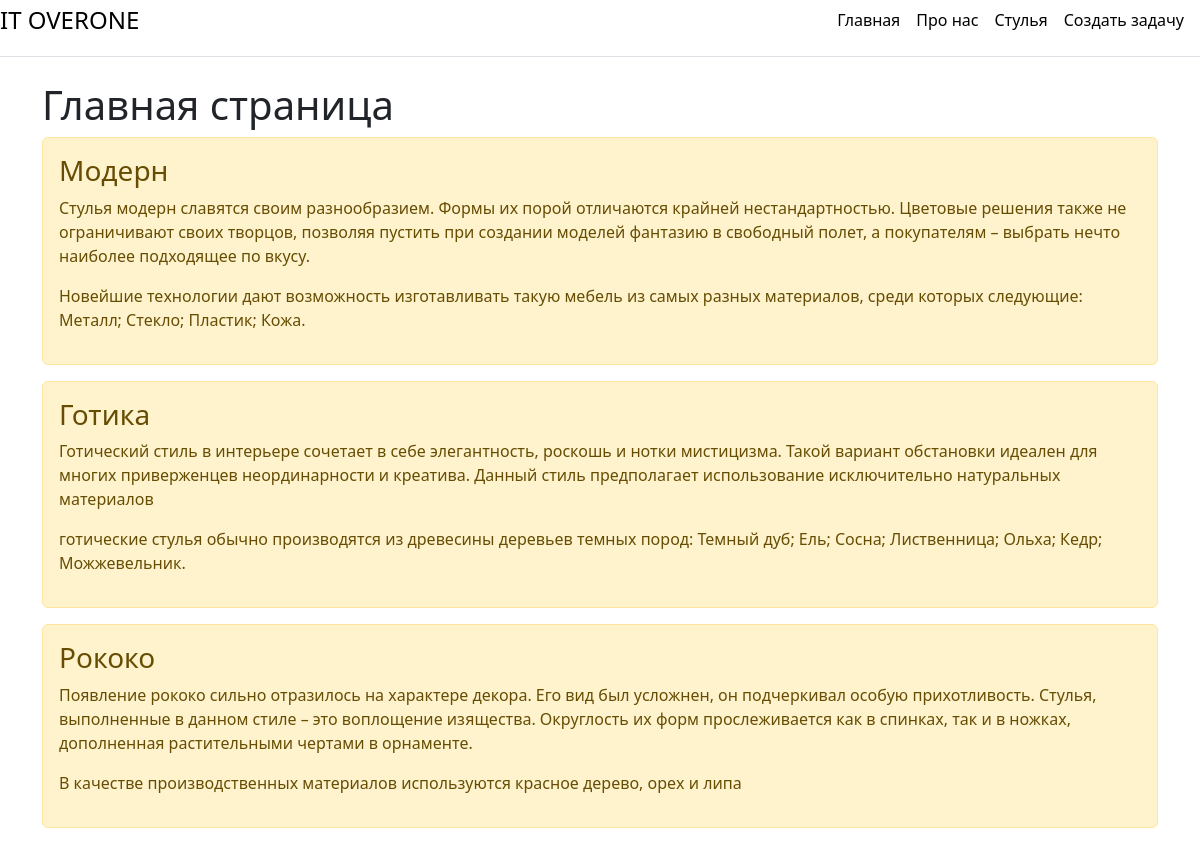
The page / on the database its author committed.
### main/models.py (models this page shows, shortened)
class Task(models.Model):
    title = models.CharField("Название", max_length=50)
    task = models.TextField("Описание")
    characteristic = models.TextField("Характеристики")
    color = models.CharField("Цвет", max_length=30)
    class Meta:
        verbose_name = "Задача"
        verbose_name_plural = "Задачи"

### main/views.py (the view)
# urls.py: path('', views.index, name='home'),
def index(request):
    tasks = Task.objects.all()
    return render(request, 'main/index.html', {'title': 'Главная страница', 'tasks': tasks})

### main/templates/main/index.html (shortened to what this page needs)
{% extends 'main/base.html' %}
{% block content %}
    <h1>Главная страница</h1>
    {% if tasks %}
    {% for el in tasks %}
    <div class="alert alert-warning mt-2">
        <h3>{{ el.title }}</h3>
        <p>{{ el.task }}</p>
        <p>{{ el.characteristic}}</p>
    </div>
    {% endfor %}
    {% else %}
    <p>У нас нет записей</p>
    {% endif %}
{% endblock %}

### main/templates/main/base.html (shortened to what this page needs)
<!doctype html>
<html lang="en">
<head>
    <link rel="stylesheet" href="https://cdn.jsdelivr.net/npm/bootstrap@5.3.2/dist/css/bootstrap.min.css">
</head>
<body>
        <div class="d-flex flex-column flex-md-row align-items-center pb-3 mb-4 border-bottom">
      <a href="/" class="d-flex align-items-center link-body-emphasis text-decoration-none">
        <span class="fs-4">IT OVERONE</span>
      </a>
      <nav class="d-inline-flex mt-2 mt-md-0 ms-md-auto">
        <a class="me-3 py-2 link-body-emphasis text-decoration-none" href="{% url 'home' %}">Главная</a>
        <a class="me-3 py-2 link-body-emphasis text-decoration-none" href="{% url 'about' %}">Про нас</a>
        <a class="me-3 py-2 link-body-emphasis text-decoration-none" href="/chair">Стулья</a>
        <a class="me-3 py-2 link-body-emphasis text-decoration-none" href="{% url 'create' %}">Создать задачу</a>
      </nav>
    </div>
    <div class="container">
        {% block content %}{% endblock %}
    </div>
</body>
</html>

### rows shown on the page
Task: title "Модерн", task "Стулья модерн славятся своим разнообразием. Формы их порой отличаются крайней нестандартностью. Цветовые решения также не ограничивают своих творцов, позволяя пустить при создании моделей фантазию в свободный полет, а покупателям – выбрать нечто наиболее подходящее по вкусу.", characteristic "Новейшие технологии дают возможность изготавливать такую мебель из самых разных материалов, среди которых следующие: Металл; Стекло; Пластик; Кожа."
Task: title "Готика", task "Готический стиль в интерьере сочетает в себе элегантность, роскошь и нотки мистицизма. Такой вариант обстановки идеален для многих приверженцев неординарности и креатива. Данный стиль предполагает использование исключительно натуральных материалов", characteristic "готические стулья обычно производятся из древесины деревьев темных пород: Темный дуб; Ель; Сосна; Лиственница; Ольха; Кедр; Можжевельник."
Task: title "Рококо", task "Появление рококо сильно отразилось на характере декора. Его вид был усложнен, он подчеркивал особую прихотливость. Стулья, выполненные в данном стиле – это воплощение изящества. Округлость их форм прослеживается как в спинках, так и в ножках, дополненная растительными чертами в орнаменте.", characteristic "В качестве производственных материалов используются красное дерево, орех и липа"
